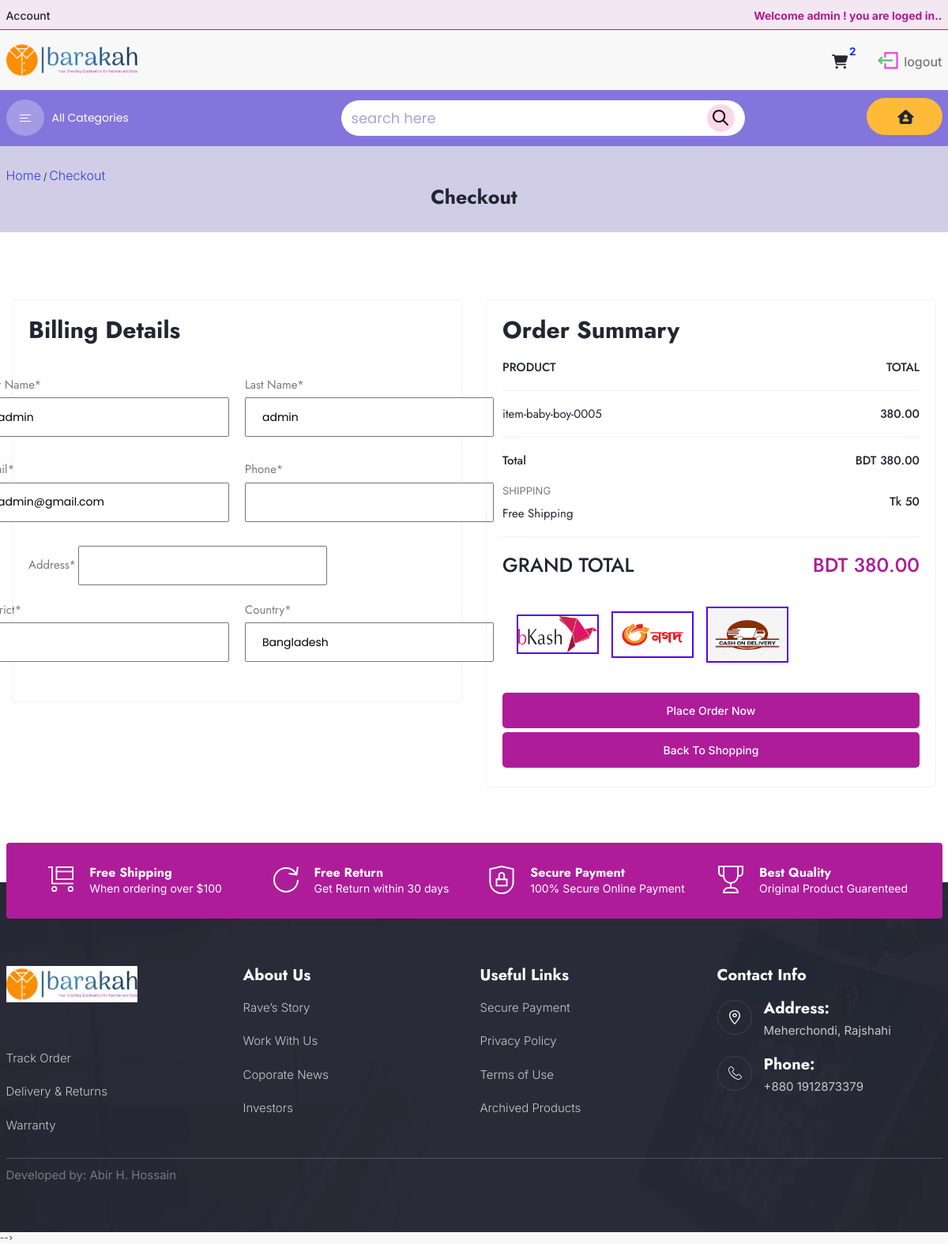
Before: /checkout/ (signed in) with the older database file.
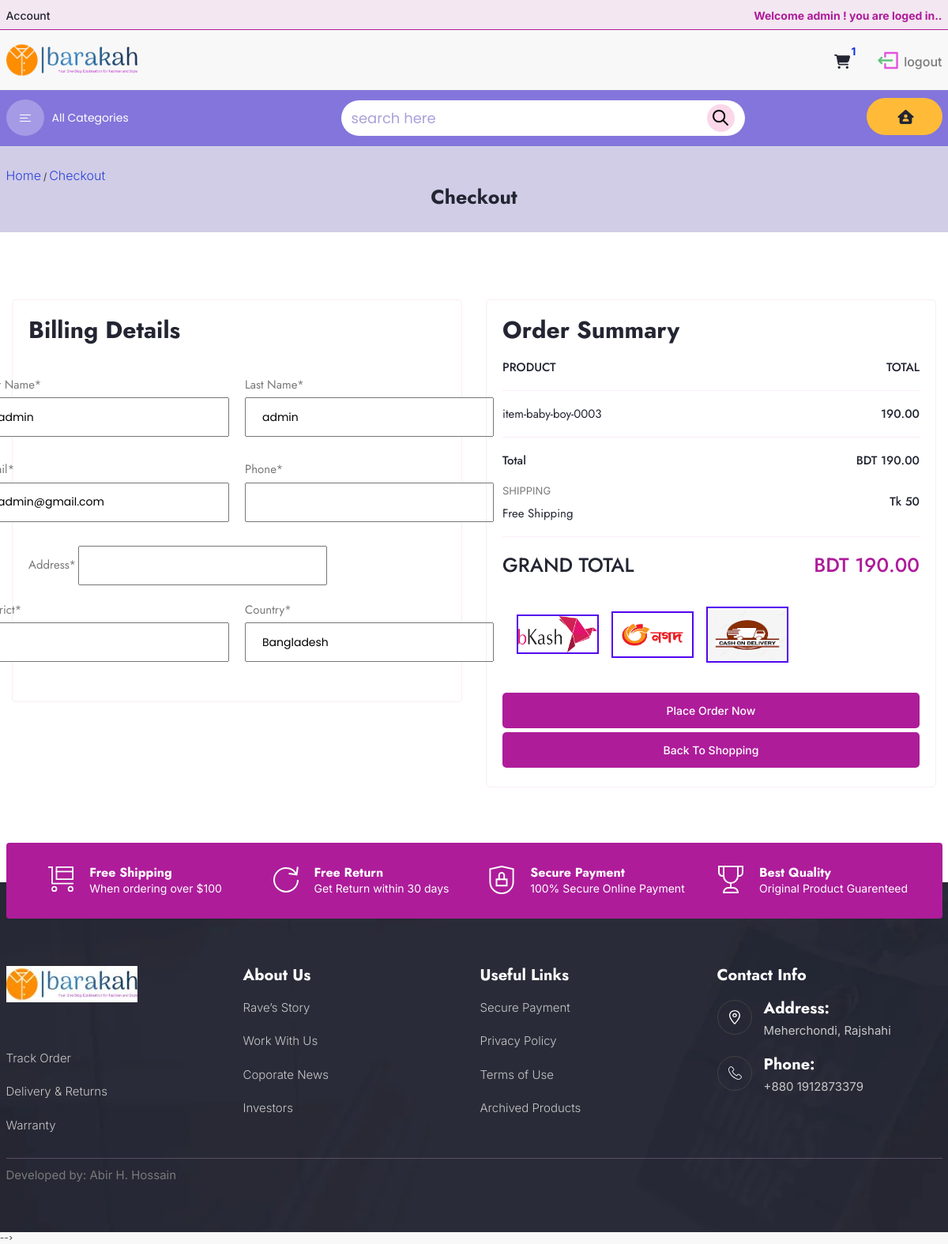
After: the same page with the newer database file.
### Accounts/models.py (models this page shows, shortened)
class User(AbstractBaseUser):
    SHOPE    = 1
    CUSTOMER= 2
    ROLE_CHOICE =(
        (SHOPE,'Shope'),
        (CUSTOMER,'Customer'),
    )
    first_name = models.CharField(max_length=100)
    last_name = models.CharField(max_length=100)
    username = models.CharField(max_length=100,unique=True)
    email   = models.EmailField(max_length=100,unique=True)
    phone_no = models.CharField(max_length=13,null=True,blank=True)
    role    = models.PositiveSmallIntegerField(choices=ROLE_CHOICE,blank=True,null=True)
    date_created = models.DateTimeField(auto_now_add=True)
    date_login = models.DateTimeField(auto_now_add=True)
    date_updated = models.DateTimeField(auto_now_add=True)
    is_active = models.BooleanField(default=False)
    is_admin = models.BooleanField(default=False)
    is_staff = models.BooleanField(default=False)
    is_superuser = models.BooleanField(default=False)
    USERNAME_FIELD = "email"
    REQUIRED_FIELDS = ['username','first_name','last_name']
    objects = UserManager()

### Cart/models.py (models this page shows, shortened)
class CART(models.Model):
    user        = models.ForeignKey(User,on_delete=models.CASCADE,blank=True)
    product     = models.ForeignKey(PRODUCTS,on_delete=models.CASCADE)
    qty         = models.PositiveIntegerField()
    price       = models.ForeignKey(PRICE,on_delete=models.CASCADE,null=True,blank=True)
    created_at  = models.DateTimeField(auto_now_add=True)
    updated_at  = models.DateTimeField(auto_now=True)
    class Meta:
        verbose_name_plural='CARTS'

### Inventory/models.py (models this page shows, shortened)
class PRODUCTS(models.Model):
    name            = models.CharField(max_length=100,null=False,blank=True)
    slug            = models.SlugField(unique=True)
    barcode         = models.CharField(max_length=50,unique=True,null=True,blank=True)
    category        = models.ForeignKey(CATEGORY,on_delete=models.CASCADE,null=True)
    subcategory     = models.ForeignKey(SUBCATEGORY,on_delete=models.CASCADE,null=True)
    description     = models.TextField(max_length=200,null=True,blank=True)
    attributevalue  = models.ManyToManyField(ATTRIBUTEVALUE,blank=True)
    brandname       = models.ForeignKey(BRAND,on_delete=models.CASCADE,null=True)
    in_stocks       = models.BooleanField(default=True)
    is_active       = models.BooleanField(default=True)
    is_discount     = models.BooleanField(default=False)
    Owner           = models.ForeignKey(User,on_delete=models.CASCADE,blank=True,null=True)
    create_date     = models.DateTimeField(auto_now_add=True,blank=True)
    modified_date   = models.DateTimeField(auto_now=True,blank= True)
    class Meta:
        verbose_name_plural = 'PRODUCTS'

class PRICE(models.Model):
    stock       = models.ForeignKey(STOCKS,on_delete=models.CASCADE,null=True)
    product     = models.ForeignKey(PRODUCTS,on_delete=models.CASCADE,null=True)
    saleprice   = models.DecimalField(max_digits=10, decimal_places=2,default=False,null=False)
    storeprice  = models.FloatField(null=True,blank=True)
    discount_percentage = models.DecimalField(max_digits=10, decimal_places=0,null=True,blank=True,default=0)
    mrp         = models.DecimalField(max_digits=10, decimal_places=2,null=True,blank=True)
    total_store_price = models.FloatField(null=True,blank=True)
    text        = models.TextField(max_length=50,null=True,blank=True)
    class Meta:
        verbose_name_plural = 'PRICES'
    @property
    def total_store_price(self):
        if self.storeprice is not None:
            return round((self.stock.stocks_qty * self.storeprice),2)
        else:
            pass
    @property
    def mrp(self):
        if self.stock.product.is_discount==True:
            return round((self.saleprice - (self.saleprice*self.discount_percentage)/100),2)
        else:
             return self.saleprice

class STOCKS(models.Model):
    product         = models.ForeignKey(PRODUCTS,on_delete=models.CASCADE)
    stocks_qty      = models.FloatField(null=True,blank=True)
    quantity        = models.FloatField(null=True,blank=False)
    unit            = models.CharField(max_length=100,choices=unit_select,null=True)
    last_checked    = models.DateTimeField(auto_now_add=True,editable=False)
    class Meta:
        verbose_name_plural = 'STOCKS'

### Cart/views.py (the view)
# urls.py: path('checkout/',views.checkout,name='mycheckout')
@login_required(login_url='login')
def checkout(request,subtotal=0,total=0):
    myCart = CART.objects.filter(user=request.user)
    cart_count = myCart.count()
    if cart_count == 0:
        return redirect('index')
    default_user_info = {
        'first_name':request.user.first_name,
        'last_name':request.user.last_name,
        'email':request.user.email,
        'phone_no':request.user.phone_no,
    }
    form = OrderForm(initial=default_user_info)
    for i in myCart:
        value = PRICE.objects.get(product=i.product)
        subtotal += (i.qty * value.mrp)
    context ={
        'myCart':myCart,
        'subtotal':subtotal,
        'form':form,
    }
    return render(request,'Cart/checkout.html',context)

### templates/Cart/checkout.html (shortened to what this page needs)
{% extends 'common/base.html' %}
{% load static %}
{% load mathfilters %}
{% block content %}
 <section class="blog about-blog">
    <div class="container">
        <div class="blog-bradcrum">
            <span><a href="index.html">Home</a></span>
            <span class="devider">/</span>
            <span><a href="#">Checkout</a></span>
        </div>
        <div class="blog-heading about-heading">
            <h1 class="heading">Checkout</h1>
        </div>
    </div>
</section>
<section class="checkout product footer-padding">
    <div class="container">
        <div class="checkout-section">
            <div class="row gy-5">
                <div class="col-lg-6">
                    <div class="checkout-wrapper">
                        <div class="account-section billing-section">
                            <h5 class="wrapper-heading">Billing Details</h5>
                            <div class="review-form">
                                <form method="POST" action="#">
                                    <div class=" account-inner-form">
                                        <div class="review-form-name">
                                            <label class="form-label">First Name*</label>
                                            {{form.first_name}}
                                        </div>
                                        <div class="review-form-name">
                                            <label class="form-label">Last Name*</label>
                                            {{form.last_name}}
                                        </div>
                                    </div>
                                    <div class=" account-inner-form">
                                        <div class="review-form-name">
                                            <label class="form-label">Email*</label>
                                            {{form.email}}
                                        </div>
                                        <div class="review-form-name">
                                            <label class="form-label">Phone*</label>
                                            {{form.phone_no}}
                                        </div>
                                    </div>
                                    <div class="review-form-name address-form">
                                        <label for="address" class="form-label">Address*</label>
                                        {{form.address}}
                                    </div>
                                    <div class=" account-inner-form">
                                        <div class="review-form-name">
                                            <label class="form-label">District*</label>
                                            {{form.district}}
                                        </div>
                                        <div class="review-form-name">
                                            <label class="form-label">Country*</label>
                                            {{form.country}}
                                        </div>
                                    </div>
                            </div>
                        </div>
                    </div>
                </div>
                <div class="col-lg-6">
                    <div class="checkout-wrapper">
                        <div class="account-section billing-section">
                            <h5 class="wrapper-heading">Order Summary</h5>
                            <div class="order-summery">
                                <div class="subtotal product-total">
                                    <h5 class="wrapper-heading">PRODUCT</h5>
                                    <h5 class="wrapper-heading">TOTAL</h5>
                                </div>
                                <hr>
                                <div class="subtotal product-total">
                                    <ul class="product-list">
                                        {% for item in myCart %}
                                        <li>
                                            <div class="product-info">
                                                <h5 class="wrapper-heading">{{ item.product.name }}</h5>
                                            </div>
                                            {% for s in item.product.price_set.all %}
                                            <div class="price">
                                                <h5 class="wrapper-heading">{{s.mrp|mul:item.qty}}</h5>
                                            </div>{% endfor %}
                                        </li>
                                        {% endfor %}
                                    </ul>
                                </div>
                                <hr>
                                <div class="subtotal product-total">
                                    <h5 class="wrapper-heading">Total</h5>
                                    <h5 class="wrapper-heading">BDT {{subtotal}}</h5>
                                </div>
                                <div class="subtotal product-total">
                                    <ul class="product-list">
                                        <li>
                                            <div class="product-info">
                                                <p class="paragraph">SHIPPING</p>
                                                <h5 class="wrapper-heading">Free Shipping</h5>
                                            </div>
                                            <div class="price">
                                                <h5 class="wrapper-heading">Tk 50</h5>
                                            </div>
                                        </li>
                                    </ul>
                                </div>
                                <hr>
                                <div class="subtotal total">
                                    <h5 class="wrapper-heading">GRAND TOTAL</h5>
                                    <h5 class="wrapper-heading price">BDT {{subtotal}}</h5>
                                </div>
                                <div class="subtotal payment-type">
                                    <div class="checkbox-item">
                                        <label>
                                            <img src="{% static 'assets/images/payment/bkash.png' %}" alt="bkash" width="100">
                                        </label>
                                        <label>
                                            <img src="{% static 'assets/images/payment/nagad.png' %}" alt="bkash" width="100">
                                        </label>
                                        <label>
                                            <img src="{% static 'assets/images/payment/cod.png' %}" alt="bkash" width="100">
                                        </label>
                                    </div>
                                </div>
                                <button class="shop-btn" type="submit">Place Order Now</button>
                                <a href="{% url 'index' %}" class="shop-btn" style="margin-top: 5px;">Back To Shopping</a>
                            </div>
                        </div>
                    </div>
                </div>
            </div>
        </div>
    </div>
</section>
{% endblock content %}

### templates/common/navbar.html (shortened to what this page needs)
{% load static %}
<header id="header" class="header">
    <div class="header-top-section">
        <div class="container">
            <div class="header-top">
              <div class="header-profile">
                  <a href="user-profile.html"><span>Account</span></a>
              </div>
                <div class="header-contact">
                {% if user.is_authenticated %}
                  <a href="#">
                      <span class="contact-number">Welcome {{user.first_name}} ! you are loged in..</span>
                  </a>
                  {% endif %}
                </div>
            </div>
        </div>
    </div>
  <div class="header-center-section d-none d-lg-block">
      <div class="container">
          <div class="header-center">
                <div class="logo">
                  <a href="{% url 'index' %}">
                      <img src="{% static 'assets/images/logos/barakah-one.webp' %}" alt="logo">
                  </a>
                </div>
                <div class="header-cart-items">
                    <div class="header-cart">
                        <a href="{% url 'cart' %}" class="cart-item">
                            <i class="fa-solid fa-cart-shopping"></i>
                            <span class="badge badge-warning" id="cartCounter" style="border-radius: 50px; position: relative;bottom: 10px;left: -10px;color: rgb(15, 47, 232);">{{items_in_cart}}</span>
                        </a>
                    </div>
                    {% if user.is_authenticated %}
                    <div class="header-compaire">
                        <a href="{% url 'logout' %}" class="cart-item">
                            <span>
                            </span>
                            <span class="cart-text ">
                                logout
                            </span>
                        </a>
                    </div>
                    {% endif %}
              </div>
          </div>
      </div>
  </div>
  <div class="header-bottom d-lg-block d-none">
      <div class="container">
          <div class="header-nav">
              <div class="category-menu-section position-relative">
                  <button class="dropdown-btn" onclick="tooglmenu()">
                      <span class="dropdown-icon">
                          <svg width="14" height="9" viewBox="0 0 14 9" fill="none"
                              xmlns="http://www.w3.org/2000/svg">
                              <rect width="14" height="1" />
                              <rect y="8" width="14" height="1" />
                              <rect y="4" width="10" height="1" />
                          </svg>
                      </span>
                      <span class="list-text">
                          All Categories
                      </span>
                  </button>
              </div>
              <div class="header-nav-menu">
                  <div class="search-box">
                    <form action="{% url 'search' %}" method="GET" class="search-bar">
                        <input type="text" placeholder="search here" name="keyword">
                        <button type="submit"><img src="{% static 'assets/images/search/search.png' %}"></button>
                    </form>
                  </div>
                </div>
              <div class="header-vendor-btn">
                  <a href="{% url 'index' %}" class="shop-btn">
                      <span class="icon">
                      </span>
                  </a>
              </div>
          </div>
      </div>
  </div>
</header>

Changed rows visible on the page:
removed CART: product.name "item-baby-boy-0005"
no longer on this page (row unchanged): PRICE: mrp|mul "380.00", shown under "item-baby-boy-0005"
added CART: product.name "item-baby-boy-0003"
now on this page (row unchanged): PRICE: mrp|mul "190.00", shown under "item-baby-boy-0003"
Other visible differences:
{{ items_in_cart }}: "2" → "1"
{{ subtotal }}: "380.00" → "190.00"
